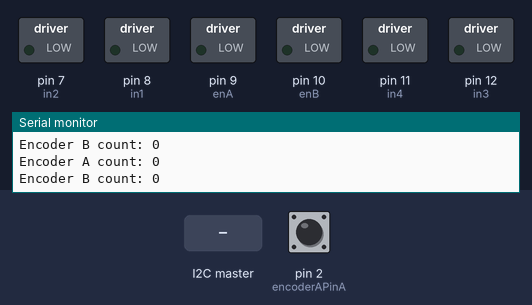
Simulated run of this sketch. Board: Arduino Uno, built with avr-gcc and run on an emulated ATmega328P. Parts: switched loads named in the sketch (green lamp = pin HIGH), the last lines printed to the serial monitor. The inputs (shaded band) are chosen by the test bench; at power-on: pin 2 (encoderAPinA) HIGH.

Above: at 1.2 s.
1.3 s: the I2C master sends "F"
At 1.8 s:
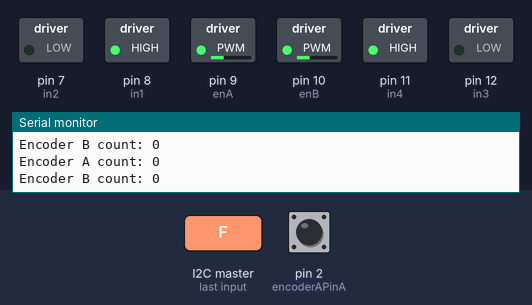
2.8 s: the I2C master sends "B"
At 4.1 s:
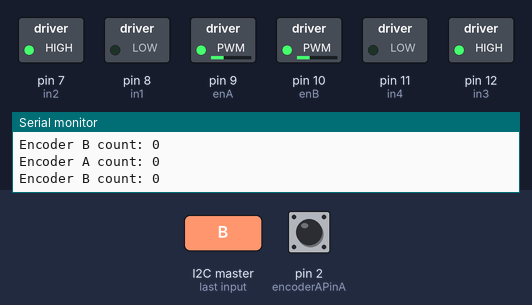
Timing chart, 0 to 5.8 s (numbered marks = the images above; inputs shaded):
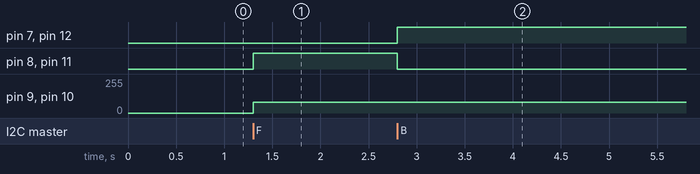

Measured:
- after the input at 1.3 s, pin 8 (in1), pin 11 (in4): LOW → HIGH at once; pin 9 (enA), pin 10 (enB): 0/255 → 80/255 at once
- after the input at 2.8 s, pin 7 (in2), pin 12 (in3): LOW → HIGH at once; pin 8 (in1), pin 11 (in4): HIGH → LOW at once

The sketch:

nish_motor.ino
```cpp
#include <Wire.h>
#include <Arduino.h>

// Motor A connections
const int enA = 9;
const int in1 = 8;
const int in2 = 7;
// Motor B connections
const int enB = 10;
const int in3 = 12;
const int in4 = 11;

// Encoder A connections
const int encoderAPinA = 2;
const int encoderAPinB = 3;
// Encoder B connections
const int encoderBPinA = 18;
const int encoderBPinB = 19;

volatile int encoderACount = 0;
volatile int encoderBCount = 0;

// Function prototypes
void encoderA_ISR();
void encoderB_ISR();
void motorControl(int motorSpeed, int motorDirection, int enPin, int in1Pin, int in2Pin);

void setup() {
    Serial.begin(9600);
  // Setup motor control pins
  pinMode(enA, OUTPUT);
  pinMode(in1, OUTPUT);
  pinMode(in2, OUTPUT);
  pinMode(enB, OUTPUT);
  pinMode(in3, OUTPUT);
  pinMode(in4, OUTPUT);

  // Attach interrupts for encoders
  attachInterrupt(digitalPinToInterrupt(encoderAPinA), encoderA_ISR, CHANGE);
  attachInterrupt(digitalPinToInterrupt(encoderBPinA), encoderB_ISR, CHANGE);

    Wire.begin(4);
    Wire.onReceive(receiveEvent);
}

void loop() {
  // Sample motor control
  // motorControl(80, 1, enA, in1, in2); // Motor A at full speed clockwise
  // motorControl(80, 1, enB, in3, in4); // Motor B at 80% speed counterclockwise

  // Example: print encoder counts
  Serial.print("Encoder A count: ");
  Serial.println(encoderACount);
  Serial.print("Encoder B count: ");
  Serial.println(encoderBCount);
  delay(1000); // Adjust delay as needed
}


void receiveEvent(int numBytes) {
  while (Wire.available() > 0) {
    char command = Wire.read();
    if (command == 'F') {
      motorControl(80, 1, enA, in1, in2);
      motorControl(80, 0, enB, in3, in4);
    }
    else if (command == 'B') {
      motorControl(80, 0, enA, in1, in2);
      motorControl(80, 1, enB, in3, in4);
    }
  }
}


void encoderA_ISR() {
  if (digitalRead(encoderAPinB) == HIGH) {
    encoderACount++;
  } else {
    encoderACount--;
  }
}

void encoderB_ISR() {
  if (digitalRead(encoderBPinB) == HIGH) {
    encoderBCount++;
  } else {
    encoderBCount--;
  }
}

void motorControl(int motorSpeed, int motorDirection, int enPin, int in1Pin, int in2Pin) {
  // Control motor speed and direction
  digitalWrite(in1Pin, motorDirection);
  digitalWrite(in2Pin, !motorDirection);
  analogWrite(enPin, motorSpeed);
}
```

servos.ino
```cpp
/***************************************************************
   Servo Sweep - by Nathaniel Gallinger

   Sweep servos one degree step at a time with a user defined
   delay in between steps.  Supports changing direction
   mid-sweep.  Important for applications such as robotic arms
   where the stock servo speed is too fast for the strength
   of your system.

 *************************************************************/

#ifdef USE_SERVOS


// Constructor
SweepServo::SweepServo()
{
  this->currentPositionDegrees = 0;
  this->targetPositionDegrees = 0;
  this->lastSweepCommand = 0;
}


// Init
void SweepServo::initServo(
    int servoPin,
    int stepDelayMs,
    int initPosition)
{
  this->servo.attach(servoPin);
  this->stepDelayMs = stepDelayMs;
  this->currentPositionDegrees = initPosition;
  this->targetPositionDegrees = initPosition;
  this->lastSweepCommand = millis();
}


// Perform Sweep
void SweepServo::doSweep()
{

  // Get ellapsed time
  int delta = millis() - this->lastSweepCommand;

  // Check if time for a step
  if (delta > this->stepDelayMs) {
    // Check step direction
    if (this->targetPositionDegrees > this->currentPositionDegrees) {
      this->currentPositionDegrees++;
      this->servo.write(this->currentPositionDegrees);
    }
    else if (this->targetPositionDegrees < this->currentPositionDegrees) {
      this->currentPositionDegrees--;
      this->servo.write(this->currentPositionDegrees);
    }
    // if target == current position, do nothing

    // reset timer
    this->lastSweepCommand = millis();
  }
}


// Set a new target position
void SweepServo::setTargetPosition(int position)
{
  this->targetPositionDegrees = position;
}


// Accessor for servo object
Servo SweepServo::getServo()
{
  return this->servo;
}


#endif
```

encoder_driver.ino
```cpp
/* *************************************************************
   Encoder definitions

   Add an "#ifdef" block to this file to include support for
   a particular encoder board or library. Then add the appropriate
   #define near the top of the main ROSArduinoBridge.ino file.

   ************************************************************ */

#ifdef USE_BASE

#ifdef ROBOGAIA
  /* The Robogaia Mega Encoder shield */
  #include "MegaEncoderCounter.h"

  /* Create the encoder shield object */
  MegaEncoderCounter encoders = MegaEncoderCounter(4); // Initializes the Mega Encoder Counter in the 4X Count mode

  /* Wrap the encoder reading function */
  long readEncoder(int i) {
    if (i == LEFT) return encoders.YAxisGetCount();
    else return encoders.XAxisGetCount();
  }

  /* Wrap the encoder reset function */
  void resetEncoder(int i) {
    if (i == LEFT) return encoders.YAxisReset();
    else return encoders.XAxisReset();
  }
#elif defined(ARDUINO_ENC_COUNTER)
  volatile long left_enc_pos = 0L;
  volatile long right_enc_pos = 0L;
  static const int8_t ENC_STATES [] = {0,1,-1,0,-1,0,0,1,1,0,0,-1,0,-1,1,0};  //encoder lookup table

  /* Interrupt routine for LEFT encoder, taking care of actual counting */
  ISR (PCINT2_vect){
  	static uint8_t enc_last=0;

	enc_last <<=2; //shift previous state two places
	enc_last |= (PIND & (3 << 2)) >> 2; //read the current state into lowest 2 bits

  	left_enc_pos += ENC_STATES[(enc_last & 0x0f)];
  }

  /* Interrupt routine for RIGHT encoder, taking care of actual counting */
  ISR (PCINT1_vect){
        static uint8_t enc_last=0;

	enc_last <<=2; //shift previous state two places
	enc_last |= (PINC & (3 << 4)) >> 4; //read the current state into lowest 2 bits

  	right_enc_pos += ENC_STATES[(enc_last & 0x0f)];
  }

  /* Wrap the encoder reading function */
  long readEncoder(int i) {
    if (i == LEFT) return left_enc_pos;
    else return right_enc_pos;
  }

  /* Wrap the encoder reset function */
  void resetEncoder(int i) {
    if (i == LEFT){
      left_enc_pos=0L;
      return;
    } else {
      right_enc_pos=0L;
      return;
    }
  }
#else
  #error A encoder driver must be selected!
#endif

/* Wrap the encoder reset function */
void resetEncoders() {
  resetEncoder(LEFT);
  resetEncoder(RIGHT);
}

#endif
```

motor_driver.ino
```cpp
/***************************************************************
   Motor driver definitions

   Add a "#elif defined" block to this file to include support
   for a particular motor driver.  Then add the appropriate
   #define near the top of the main ROSArduinoBridge.ino file.

   *************************************************************/

#ifdef USE_BASE

#ifdef POLOLU_VNH5019
  /* Include the Pololu library */
  #include "DualVNH5019MotorShield.h"

  /* Create the motor driver object */
  DualVNH5019MotorShield drive;

  /* Wrap the motor driver initialization */
  void initMotorController() {
    drive.init();
  }

  /* Wrap the drive motor set speed function */
  void setMotorSpeed(int i, int spd) {
    if (i == LEFT) drive.setM1Speed(spd);
    else drive.setM2Speed(spd);
  }

  // A convenience function for setting both motor speeds
  void setMotorSpeeds(int leftSpeed, int rightSpeed) {
    setMotorSpeed(LEFT, leftSpeed);
    setMotorSpeed(RIGHT, rightSpeed);
  }
#elif defined POLOLU_MC33926
  /* Include the Pololu library */
  #include "DualMC33926MotorShield.h"

  /* Create the motor driver object */
  DualMC33926MotorShield drive;

  /* Wrap the motor driver initialization */
  void initMotorController() {
    drive.init();
  }

  /* Wrap the drive motor set speed function */
  void setMotorSpeed(int i, int spd) {
    if (i == LEFT) drive.setM1Speed(spd);
    else drive.setM2Speed(spd);
  }

  // A convenience function for setting both motor speeds
  void setMotorSpeeds(int leftSpeed, int rightSpeed) {
    setMotorSpeed(LEFT, leftSpeed);
    setMotorSpeed(RIGHT, rightSpeed);
  }
#elif defined L298_MOTOR_DRIVER
  void initMotorController() {
    digitalWrite(RIGHT_MOTOR_ENABLE, HIGH);
    digitalWrite(LEFT_MOTOR_ENABLE, HIGH);
  }

  void setMotorSpeed(int i, int spd) {
    unsigned char reverse = 0;

    if (spd < 0)
    {
      spd = -spd;
      reverse = 1;
    }
    if (spd > 255)
      spd = 255;

    if (i == LEFT) {
      if      (reverse == 0) { analogWrite(LEFT_MOTOR_FORWARD, spd); analogWrite(LEFT_MOTOR_BACKWARD, 0); }
      else if (reverse == 1) { analogWrite(LEFT_MOTOR_BACKWARD, spd); analogWrite(LEFT_MOTOR_FORWARD, 0); }
    }
    else /*if (i == RIGHT) //no need for condition*/ {
      if      (reverse == 0) { analogWrite(RIGHT_MOTOR_FORWARD, spd); analogWrite(RIGHT_MOTOR_BACKWARD, 0); }
      else if (reverse == 1) { analogWrite(RIGHT_MOTOR_BACKWARD, spd); analogWrite(RIGHT_MOTOR_FORWARD, 0); }
    }
  }

  void setMotorSpeeds(int leftSpeed, int rightSpeed) {
    setMotorSpeed(LEFT, leftSpeed);
    setMotorSpeed(RIGHT, rightSpeed);
  }
#else
  #error A motor driver must be selected!
#endif

#endif
```
